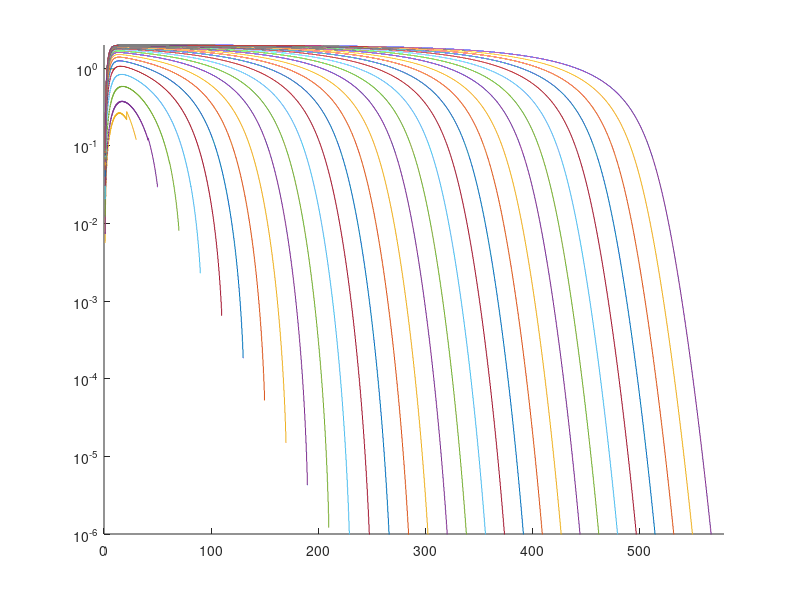

This figure's MATLAB source:
clear all; close all;

v1   = 20;  % polymerization
v2   = 19;  % depolymerization
fcat = 6; % catastrophe
fres = 1; % rescue
cap = 2;  % carrying capacity

dim = 1; % dimension of system

r = 5; % nucleation rate

J = (v1*fres - v2*fcat)/(fcat+fres)
D = v1*v2/(fcat+fres);
tau =4*D/J^2;
L = D/abs(J);

tmin = 0; tmax = 30;
xmin = 1; xmax = 800;

dt = 0.05/max([r fcat fres]); % discretization of time
dx = gcd(v1,v2)*dt;

t = tmin:dt:tmax; n = length(t);
x = xmin:dx:xmax; m = length(x);

%% calculations based on analytical solutions

r_critical = (sqrt(fcat)-sqrt(v1/v2*fres))^2

fp_curr = fcat; fm = fres; r_curr = r; vp = v1; vm = v2;
k_curr = ((fp_curr+fm-r_curr)*sqrt(r_curr*fp_curr)+r_curr*(-fp_curr+fm+r_curr))/(vp+vm)/(fp_curr-r_curr);
s_curr = (2*r_curr*fm)/(fp_curr+fm-r_curr)-k_curr*(vm*fp_curr-vp*fm-r_curr*vm)/(fp_curr+fm-r_curr);
v_theoretical = s_curr/k_curr

%% initial condition
p0 = zeros(m,1);
q0 = zeros(m,1);
pflux = zeros(m,1);

for i = 1:m;
    if (x(i)<=10 && x(i)>=0.1)
        p0(i) = 1;
    end
end

% a = v1*dt/dx; a = fix(a);
a = v1*dt/dx; 
pflux(1:a) = 50*ones(a,1);
 
% for i = 1:m;
%     if (x(i)>=40)&(x(i)<=60)
%         p0(i,1) = 5*(x(i)-40);
%     elseif (x(i)>=60)&(x(i)<=80)
%         p0(i,1) = -5*(x(i)-60)+100;
%     end
% end

% for i = 1:m;
%     if (x(i)>=40)&(x(i)<=60)
%         q0(i,1) = 2.5*(x(i)-40);
%     elseif (x(i)>=60)&(x(i)<=80)
%         q0(i,1) = -2.5*(x(i)-60)+50;
%     end
% end
% for i = 1:m;
%     if (x(i)>=640)&(x(i)<=660)
%         q0(i,1) = 2.5*(x(i)-40);
%     end
% end


%% solve time evolution

p_old = p0; q_old = q0;

% a = v1*dt/dx; a = fix(a);
% b = v2*dt/dx; b = fix(b); % rounds toward zero
a = v1*dt/dx; 
b = v2*dt/dx; 

sump = p0;
sumq = q0;
tpoints = [0];
tic;
for j = 1:n
    
    initial = sum(p_old+q_old);

%     translation by advection     
    p = [zeros(a,1); p_old(1:(m-a))];
    q = [q_old((b+1):m); zeros(b,1)];

%     % translation by advection with radial geometry
%     p_old_r = p_old.*((x./(x+v1*dt)).^(dim-1))';
%     p = [zeros(a,1); p_old_r(1:(m-a))];
%     q_old_r = q_old.*((x./(x-v2*dt)).^(dim-1))';
%     q = [q_old_r((b+1):m); zeros(b,1)];
    
%     % constant influx at boundary
%     p = p+pflux;  
      
%     % reflecting boundary condition
%     reflect = flip([zeros(m-b,1); q_old(1:b)]);
%     p = p + reflect;
        
    % growth <-> shrink interconversion
    dp = -fcat*p*dt+fres*q*dt;
    dq = +fcat*p*dt-fres*q*dt;
    p = p+dp;
    q = q+dq;
    
%     % nucleation of growing plus ends  
%     nuc = r*p.*(1-p/cap)*dt;
    
    % nucleation of growing plus ends, radial geometry
    if dim == 1
        p_norm = p;
    elseif dim == 2
        p_norm = p./(2*pi*x/dx)';
    else
        stop
    end 
    nuc = r*p_norm.*(1-p/cap)*dt; 
    
    nuc(nuc(:)<0) = 0;
    p = p + nuc;    
  
    p_old = p;
    q_old = q;
    
    % choose time points to display results
    if mod(j,tmax/dt/30) == 1
        sump = [sump p];
        sumq = [sumq q];
        tpoints = [tpoints j*dt];
    end
    
end
toc
% figure(1); hold on;
% plot(x,p,x,q)
% legend('p0', 'q0', 'p', 'q')

yaxismax = max(max(sump(fix(40/dx):end,:)));

figure; hold on;
% plot(x, sump)
semilogy(x,sump)
axis([0 tmax*v_theoretical+30 10^(-6) cap])
% plot(x, cap*ones(length(x),1))
% sum(sump+sumq)
 
% figure;
% plot(x,sump.*repmat(x',1,length(tpoints)))

